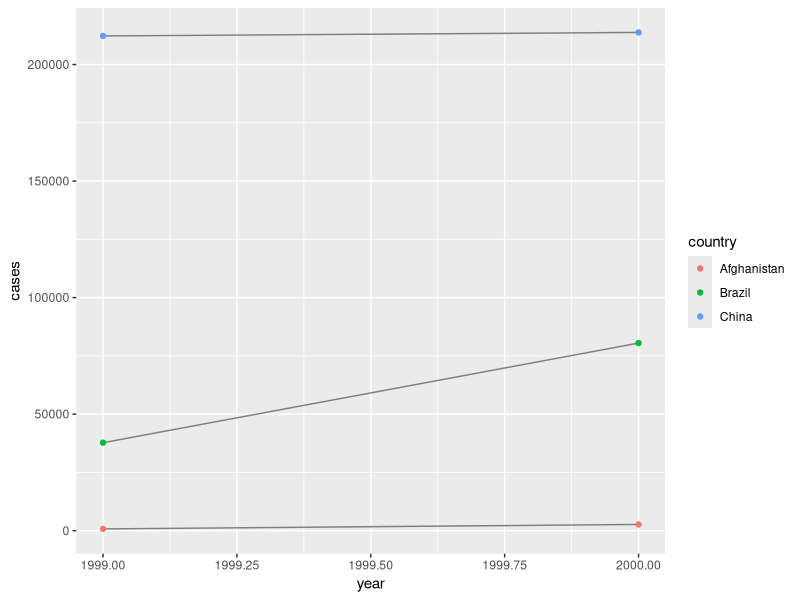

The R source for this figure:
library(tidyverse)

table1
table2
table3
table4a
table4b


#These are all representations of the same underlying data, but they are not equally easy to use.

table1 %>%
  mutate(rate = cases / population * 10000)
table1 %>%
  count(year, wt= cases)

library(ggplot2)
ggplot(table1, aes(year, cases)) +
  geom_line(aes(group = country), colour = "grey50") +
  geom_point(aes(colour = country))


tidy4a <- table4a %>%
  pivot_longer(c('1999', '2000'), names_to = "year", values_to = "cases")


tidy4b <- table4b %>%
  pivot_longer(c('1999', '2000'), names_to = 'year', values_to = 'population')


left_join(tidy4a, tidy4b)


table2


table2 %>%
  pivot_wider(names_from = type, values_from = count)




table3


table3 %>%
  separate(rate, into = c("cases", "population"), sep = "/")


table3 %>%
  separate(rate, into = c("cases", "population"), convert = TRUE)



#unite()

table5 %>%
  unite(new, century, year, sep = "")


tibble(x = c("a,b,c", "d,e,f,g", "h,i,j")) %>% 
  separate(x, c("one", "two", "three"))

tibble(x = c("a,b,c", "d,e", "f,g,i")) %>% 
  separate(x, c("one", "two", "three"))


stocks <- tibble(
  year   = c(2015, 2015, 2015, 2015, 2016, 2016, 2016),
  qtr    = c(   1,    2,    3,    4,    2,    3,    4),
  return = c(1.88, 0.59, 0.35,   NA, 0.92, 0.17, 2.66)
)

stocks %>%
  pivot_wider(names_from = year, values_from = return)


stocks %>%
  pivot_wider(names_from = year, values_from = return) %>%
  pivot_longer(
    cols = c('2015', '2016'),
    names_to = "year",
    values_to = "return",
    values_drop_na = TRUE
  )


stocks %>%
  complete(year, qtr)


treatment <- tribble(
  ~ person,           ~ treatment, ~response,
  "Derrick Whitmore", 1,           7,
  NA,                 2,           10,
  NA,                 3,           9,
  "Katherine Burke",  1,           4
)

treatment %>%
  fill(person)


who1 <- who %>%
  pivot_longer(
    cols = new_sp_m014:newrel_f65,
    names_to = "key",
    values_to = "cases",
    values_drop_na = TRUE
  )
who1


who2 <- who1 %>%
  mutate(names_from = stringr::str_replace(key, "newrel", "new_rel"))
who2


who3 <- who2 %>%
  separate(key, c("new", "type", "sexage"), sep = "_")
who3


who3 %>%
  count(new)


who4 <- who3 %>%
  select(-new, -iso2, -iso3)

who4


who5 <- who4 %>%
  separate(sexage, c("sex", "age"), sep = 1)
who5


who %>%
  pivot_longer(
    cols = new_sp_m014:newrel_f65, 
    names_to = "key", 
    values_to = "cases", 
    values_drop_na = TRUE
  ) %>% 
  mutate(
    key = stringr::str_replace(key, "newrel", "new_rel")
  ) %>%
  separate(key, c("new", "var", "sexage")) %>% 
  select(-new, -iso2, -iso3) %>% 
  separate(sexage, c("sex", "age"), sep = 1)


